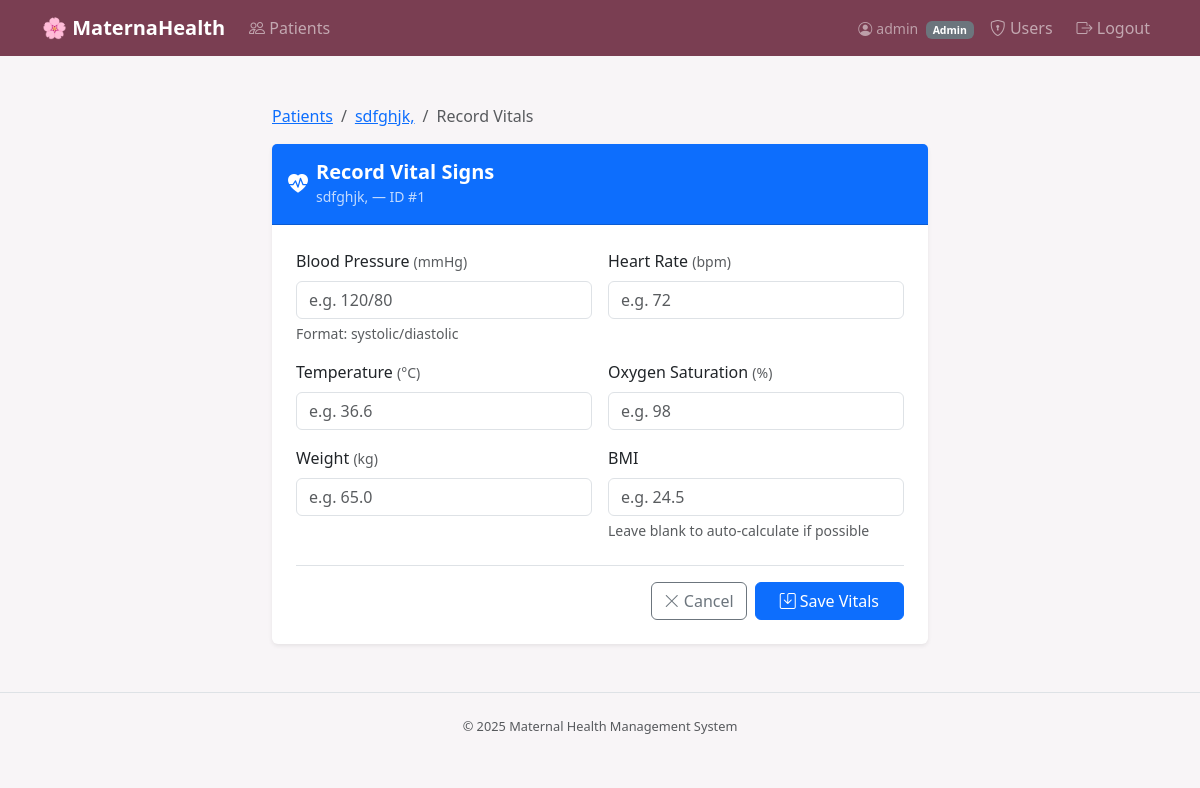
Screenshot of /patients/1/vitals/create (signed in) with the database file from the repository.
### models/user.py (models this page shows, shortened)
class User(db.Model):
    __tablename__ = "users"
    id            = db.Column(db.Integer, primary_key=True)
    username      = db.Column(db.String(80), unique=True, nullable=False, index=True)
    password_hash = db.Column(db.String(256), nullable=False)
    role          = db.Column(db.String(20), nullable=False, default=Role.NURSE)
    is_active     = db.Column(db.Boolean, default=True, nullable=False)
    created_at    = db.Column(db.DateTime, default=datetime.utcnow)
    last_login    = db.Column(db.DateTime, nullable=True)
    @property
    def is_admin(self):  return self.role == Role.ADMIN

### models/patient.py (models this page shows, shortened)
class Patient(db.Model):
    __tablename__ = "patients"
    id            = db.Column(db.Integer, primary_key=True)
    full_name     = db.Column(db.String(120), nullable=False)
    date_of_birth = db.Column(db.Date, nullable=False)
    contact_info      = db.Column(db.String(255), nullable=True)
    blood_type        = db.Column(db.String(10), nullable=True)   # e.g. "A+", "O-"
    medical_history = db.Column(db.Text, nullable=True)
    allergies       = db.Column(db.Text, nullable=True)
    medications     = db.Column(db.Text, nullable=True)
    emergency_contact = db.Column(db.String(255), nullable=True)
    created_at = db.Column(
        db.DateTime,
        nullable=False,
        default=lambda: datetime.now(timezone.utc),
    )
    pregnancies  = db.relationship("Pregnancy",   backref="patient", lazy="dynamic", cascade="all, delete-orphan")
    vitals       = db.relationship("VitalSigns",  backref="patient", lazy="dynamic", cascade="all, delete-orphan")
    lab_results  = db.relationship("LabResult",   backref="patient", lazy="dynamic", cascade="all, delete-orphan")
    appointments = db.relationship("Appointment", backref="patient", lazy="dynamic", cascade="all, delete-orphan")

### routes/vitals_routes.py (the view, shortened to what this page needs)
@vitals_bp.route("/patients/<int:patient_id>/vitals/create", methods=["GET", "POST"])
@login_required
def create_vitals(patient_id):
    patient = Patient.query.get_or_404(patient_id)
    return render_template("vitals/create.html", patient=patient)

### routes/auth_routes.py (called while the page is built)
def get_current_user():
    user_id = session.get("user_id")
    if user_id is None:
        return None
    return db.session.get(User, user_id)

def login_required(f):
    @wraps(f)
    def decorated(*args, **kwargs):
        if not session.get("user_id"):
            flash("Please log in to access this page.", "warning")
            return redirect(url_for("auth.login", next=request.path))
        return f(*args, **kwargs)
    return decorated

@auth_bp.before_app_request
def load_logged_in_user():
    g.current_user = get_current_user()

### templates/vitals/create.html (shortened to what this page needs)
{% extends "base.html" %}
{% block content %}
<div class="container py-4" style="max-width: 680px;">
  <nav aria-label="breadcrumb" class="mb-3">
    <ol class="breadcrumb small">
      <li class="breadcrumb-item"><a href="{{ url_for('patients.list_patients') }}">Patients</a></li>
      <li class="breadcrumb-item">
        <a href="{{ url_for('patients.patient_detail', patient_id=patient.id) }}">{{ patient.full_name }}</a>
      </li>
      <li class="breadcrumb-item active">Record Vitals</li>
    </ol>
  </nav>
  <div class="card shadow-sm border-0">
    <div class="card-header bg-primary text-white py-3">
      <div class="d-flex align-items-center gap-2">
        <i class="bi bi-heart-pulse-fill fs-5"></i>
        <div>
          <h5 class="mb-0 fw-semibold">Record Vital Signs</h5>
          <small class="opacity-75">{{ patient.full_name }} &mdash; {{ patient.patient_id if patient.patient_id else 'ID #' ~ patient.id }}</small>
        </div>
      </div>
    </div>
    <div class="card-body p-4">
      <form method="POST" action="{{ url_for('vitals.create_vitals', patient_id=patient.id) }}" novalidate>
        <div class="row g-3 mb-3">
          <div class="col-sm-6">
            <label class="form-label fw-medium">Blood Pressure
              <span class="text-muted fw-normal small">(mmHg)</span>
            </label>
            <input type="text"
                   name="blood_pressure"
                   class="form-control"
                   placeholder="e.g. 120/80"
                   pattern="\d{2,3}\/\d{2,3}">
            <div class="form-text">Format: systolic/diastolic</div>
          </div>
          <div class="col-sm-6">
            <label class="form-label fw-medium">Heart Rate
              <span class="text-muted fw-normal small">(bpm)</span>
            </label>
            <input type="number"
                   name="heart_rate"
                   class="form-control"
                   placeholder="e.g. 72"
                   min="30" max="250" step="1">
          </div>
        </div>
        <div class="row g-3 mb-3">
          <div class="col-sm-6">
            <label class="form-label fw-medium">Temperature
              <span class="text-muted fw-normal small">(°C)</span>
            </label>
            <input type="number"
                   name="temperature"
                   class="form-control"
                   placeholder="e.g. 36.6"
                   min="30" max="45" step="0.1">
          </div>
          <div class="col-sm-6">
            <label class="form-label fw-medium">Oxygen Saturation
              <span class="text-muted fw-normal small">(%)</span>
            </label>
            <input type="number"
                   name="oxygen_saturation"
                   class="form-control"
                   placeholder="e.g. 98"
                   min="50" max="100" step="0.1">
          </div>
        </div>
        <div class="row g-3 mb-4">
          <div class="col-sm-6">
            <label class="form-label fw-medium">Weight
              <span class="text-muted fw-normal small">(kg)</span>
            </label>
            <input type="number"
                   name="weight"
                   class="form-control"
                   placeholder="e.g. 65.0"
                   min="20" max="300" step="0.1">
          </div>
          <div class="col-sm-6">
            <label class="form-label fw-medium">BMI</label>
            <input type="number"
                   name="bmi"
                   class="form-control"
                   placeholder="e.g. 24.5"
                   min="10" max="70" step="0.1">
            <div class="form-text">Leave blank to auto-calculate if possible</div>
          </div>
        </div>
        <div class="d-flex gap-2 justify-content-end border-top pt-3">
          <a href="{{ url_for('patients.patient_detail', patient_id=patient.id) }}"
             class="btn btn-outline-secondary">
            <i class="bi bi-x-lg me-1"></i>Cancel
          </a>
          <button type="submit" class="btn btn-primary px-4">
            <i class="bi bi-save me-1"></i>Save Vitals
          </button>
        </div>
      </form>
    </div>
  </div>
</div>
{% endblock %}

### templates/base.html (shortened to what this page needs)
<!DOCTYPE html>
<html lang="en">
<head>
  <link href="https://cdn.jsdelivr.net/npm/bootstrap@5.3.3/dist/css/bootstrap.min.css" rel="stylesheet" />
  <link href="https://cdn.jsdelivr.net/npm/bootstrap-icons@1.11.3/font/bootstrap-icons.min.css" rel="stylesheet" />
</head>
<body>
  {% if g.current_user %}
  <nav class="navbar navbar-expand-md navbar-dark" style="background-color:#7a3e52;">
    <div class="container">
      <a class="navbar-brand" href="{{ url_for('patients.list_patients') }}">🌸 MaternaHealth</a>
      <div class="collapse navbar-collapse" id="mainNav">
        <ul class="navbar-nav me-auto">
          <li class="nav-item">
            <a class="nav-link {% if request.blueprint == 'patients' %}active{% endif %}"
               href="{{ url_for('patients.list_patients') }}">
              <i class="bi bi-people"></i> Patients
            </a>
          </li>
        </ul>
        <ul class="navbar-nav ms-auto align-items-center gap-2">
          <li class="nav-item">
            <span class="navbar-text text-white-50 small">
              <i class="bi bi-person-circle me-1"></i>{{ g.current_user.username }}
              <span class="badge bg-secondary ms-1">{{ g.current_user.role }}</span>
            </span>
          </li>
          {% if g.current_user.is_admin %}
          <li class="nav-item">
            <a class="nav-link" href="{{ url_for('auth.user_list') }}">
              <i class="bi bi-shield-lock"></i> Users
            </a>
          </li>
          {% endif %}
          <li class="nav-item">
            <a class="nav-link" href="{{ url_for('auth.logout') }}">
              <i class="bi bi-box-arrow-right"></i> Logout
            </a>
          </li>
        </ul>
      </div>
    </div>
  </nav>
  {% endif %}
  <main class="container my-4">
    {% block content %}{% endblock %}
  </main>
  <footer class="text-center py-4 border-top mt-auto">
    <p class="mb-0 text-muted" style="font-size:.8rem;">© 2025 Maternal Health Management System</p>
  </footer>
</body>
</html>

### templates/base.html (style rules this page uses)
body { background-color: #f8f5f7; }
.navbar-brand { font-weight: 700; }

### rows the page displays
User: current_user.username "admin", current_user.role "Admin"
Patient: full_name "sdfghjk,", id "ID #1"
